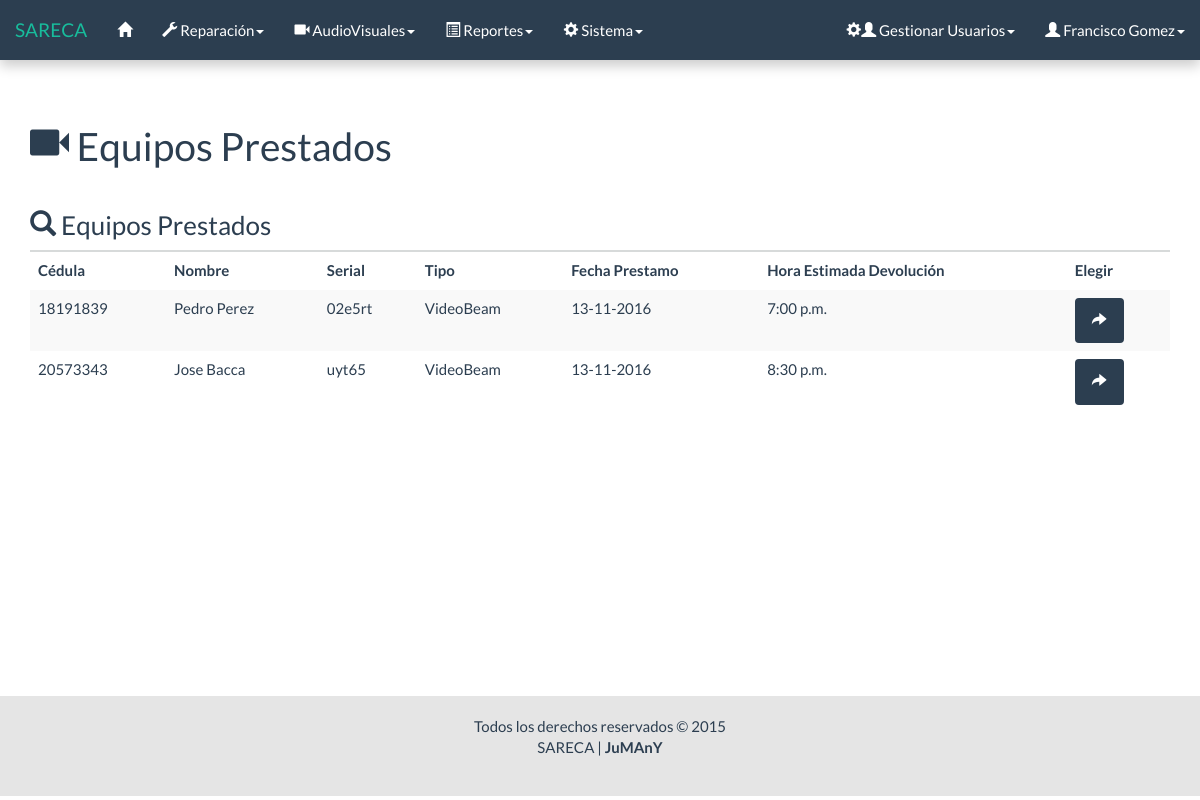
The app's page /html/devolucion_f.php (signed in), older data.
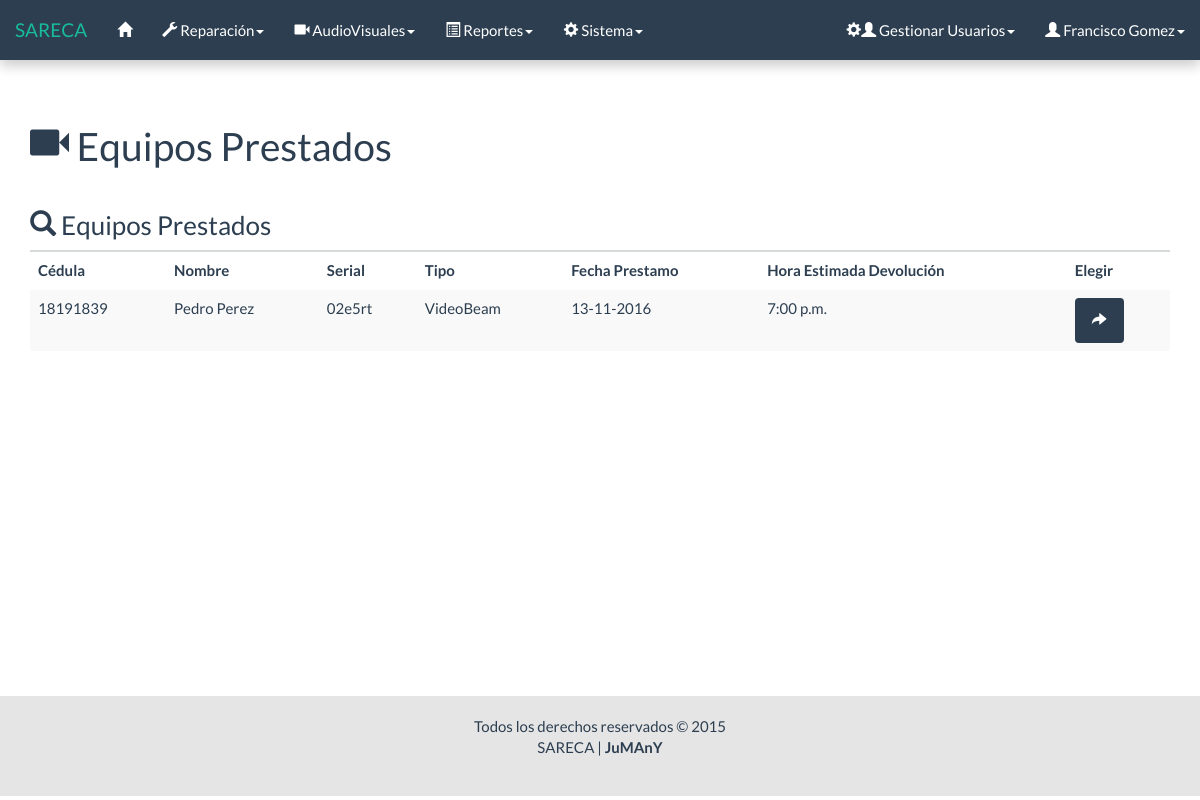
The same page, newer data.
### tables this page shows
CREATE TABLE `prestamo` (
  `Id` int(11) NOT NULL AUTO_INCREMENT,
  `Serial_equipo` varchar(11) NOT NULL,
  `Fecha_prestamo` date NOT NULL,
  `hora_prestamo` time NOT NULL,
  `hora_estimada_devolucion` time NOT NULL,
  `destino` varchar(20) NOT NULL,
  `Id_usuario_prestador` varchar(50) NOT NULL,
  `Cedula` int(8) NOT NULL,
  `carrera` varchar(30) NOT NULL,
  `Estado` int(1) NOT NULL,
  `observacion_prestamo` varchar(100) NOT NULL,
  `fecha_devolucion` date NOT NULL,
  `hora_devolucion` time NOT NULL,
  `id_usuario_receptor` varchar(50) NOT NULL,
  `observacion_devolucion` varchar(100) NOT NULL,
  PRIMARY KEY (`Id`),
  KEY `Id_usuario` (`Id_usuario_prestador`),
  KEY `Serial_equipo` (`Serial_equipo`),
  KEY `Cedula` (`Cedula`),
  KEY `id_usuario_receptor` (`id_usuario_receptor`),
  CONSTRAINT `prestamo_ibfk_3` FOREIGN KEY (`Id_usuario_prestador`) REFERENCES `usuario` (`Id`) ON UPDATE CASCADE,
  CONSTRAINT `prestamo_ibfk_5` FOREIGN KEY (`Serial_equipo`) REFERENCES `equipo_audiovisual` (`Serial`) ON UPDATE CASCADE,
  CONSTRAINT `prestamo_ibfk_6` FOREIGN KEY (`Cedula`) REFERENCES `persona` (`Cedula`) ON UPDATE CASCADE
);

CREATE TABLE `persona` (
  `Cedula` int(8) NOT NULL,
  `Nombre` varchar(30) NOT NULL,
  `cargo` varchar(20) NOT NULL,
  PRIMARY KEY (`Cedula`)
);

CREATE TABLE `equipo_audiovisual` (
  `Serial` varchar(11) NOT NULL,
  `tipo` int(1) NOT NULL,
  `numero` tinyint(4) NOT NULL,
  `rbn` varchar(20) NOT NULL,
  `modelo` varchar(20) NOT NULL,
  `marca` varchar(30) NOT NULL,
  `inf_adic` varchar(50) NOT NULL,
  `Estado` int(1) NOT NULL,
  PRIMARY KEY (`Serial`)
);

### html/devolucion_f.php (the view, shortened to what this page needs)
<?php
	require('../php/conexion/conexion.php');
	$sql = "SELECT *
			FROM equipo_audiovisual
			JOIN prestamo ON equipo_audiovisual.Serial = prestamo.Serial_equipo
			JOIN persona ON prestamo.Cedula = persona.Cedula
			WHERE equipo_audiovisual.Estado = 2
			AND prestamo.Estado = 2";
	$res = $conectar->query($sql);
?>
<!DOCTYPE html>
<html lang="es">
	<head>
		<link rel="stylesheet" href="../css/bootstrap.css">
		<link rel="stylesheet" href="../css/general.css">
	</head>
	<body>
		<div id="wrap">
			<?php
				include("menu/menu.php");
			?>
			<div class="container">
				<div class="bs-docs-section">
					<?php
						include('mensaje/mensaje.php');
					?>
					<div class="row">
						<div class="col-lg-12">
							<div class="page-header">
								<h1><span class="glyphicon glyphicon-facetime-video"></span> Equipos Prestados</h1>
							</div>
							<?php
							if ($res->num_rows == 0) {
							?>
								<div class="alert alert-dismissible alert-info">
									<strong>No hay equipos AudioVisuales en préstamo.</strong>
								</div>
							<?php
							} else {
							?>
								<h3><span class="glyphicon glyphicon-search"></span> Equipos Prestados</h3>
								<table class="table table-striped table-hover">
									<thead>
										<tr>
											<th>Cédula</th>
											<th>Nombre</th>
											<th>Serial</th>
											<th>Tipo</th>
											<th>Fecha Prestamo</th>
											<th>Hora Estimada Devolución</th>
											<th>Elegir</th>
										</tr>
									</thead>
									<tbody>
										<?php
										while ($fila = $res->fetch_object()) {
											$tipo = ($fila->tipo == 1) ? 'VideoBeam' : 'Retroproyector';
											list($a,$m,$d) = explode('-',$fila->Fecha_prestamo);
											list($hh,$mm,) = explode(':',$fila->hora_estimada_devolucion);
											$r = $hh - 12;
											if ($r > 0) {
												$hh = $r;
												$periodo_meridiano = 'p.m.';
											} elseif ($r == 0) {
												$periodo_meridiano = 'p.m.';
											} else {
												$periodo_meridiano = 'a.m.';
											}
											printf('
												<tr>
													<td>%d</td>
													<td>%s</td>
													<td>%s</td>
													<td>%s</td>
													<td>%d-%d-%d</td>
													<td>%s:%s %s</td>
													<td><a href="proceso_devolucion_f.php?s=%s" data-toggle="tooltip" data-placement="right" data-original-title="Devolver" class="btn btn-primary"><span class="glyphicon glyphicon-share-alt"></span></a></td>
												</tr>',
												$fila->Cedula,
												$fila->Nombre,
												$fila->Serial_equipo,
												$tipo,
												$d,
												$m,
												$a,
												$hh,
												$mm,
												$periodo_meridiano,
												$fila->Serial_equipo
											);
										}
										?>
									</tbody>
								</table>
							<?php
							}
							?>
						</div>
					</div>
				</div>
			</div>
			<div id="push"></div>
		</div>
		<div id="footer">
			<div class="container">
				<p class="muted credit">
					Todos los derechos reservados &copy; 2015 <br>
					SARECA | <b>JuMAnY</b>
				</p>
			</div>
		</div>
	</body>
</html>

Row changes from the older to the newer data that the page shows:
no longer on this page (row edited): prestamo: Cedula.Cedula "20573343", Cedula.Nombre "Jose Bacca", Serial_equipo "uyt65", Serial_equipo.tipo "VideoBeam", d "13", m "11", a "2016", hh "8", mm "30", periodo_meridiano "p.m."
